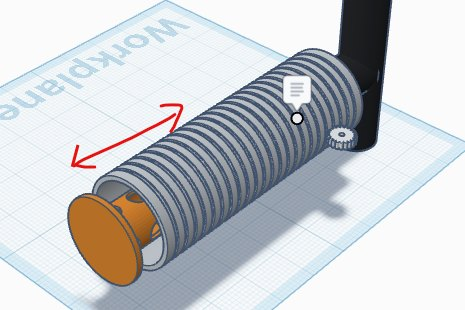
#> input picture assets/images/hardware/v1_cylinder_cad.jpg, 465 x 310 px, given in place of CamScanner 7-10-26 20.09_1.JPG, which was not available
$ python prepare_assets.py
#> lines starting #> are read from the running program, lines starting #| are printed output that depends on the picture
import os
import zipfile
from PIL import Image, ImageOps, ImageEnhance
import numpy as np

os.makedirs('assets/images/recovery', exist_ok=True)
os.makedirs('assets/images/hardware', exist_ok=True)
os.makedirs('assets/images/sem', exist_ok=True)
os.makedirs('assets/images/team', exist_ok=True)

def save_optimized_jpg(im, out_path, max_dim=1600, quality=85, contrast=1.06, sharpness=1.08, brightness=1.02):
    if im.mode in ('RGBA', 'P'):
        bg = Image.new('RGB', im.size, (10, 15, 28))
        if im.mode == 'P':
            im = im.convert('RGBA')
        bg.paste(im, mask=im.split()[3])
        im = bg
    elif im.mode != 'RGB':
        im = im.convert('RGB')
    im.thumbnail((max_dim, max_dim), Image.Resampling.LANCZOS)
    if brightness != 1.0:
        im = ImageEnhance.Brightness(im).enhance(brightness)
    if contrast != 1.0:
        im = ImageEnhance.Contrast(im).enhance(contrast)
    if sharpness != 1.0:
        im = ImageEnhance.Sharpness(im).enhance(sharpness)
    im.save(out_path, 'JPEG', quality=quality, optimize=True, progressive=True)
    print(f"Saved {out_path} ({im.size[0]}x{im.size[1]}, {os.path.getsize(out_path)//1024} KB)")

# 1. Process Recovery & Damaged Box Photos (Rotate, Crop, Enhance)
# 1a. NASA Letter (CamScanner)
letter = ImageOps.exif_transpose(Image.open('GeneralData/CamScanner 7-10-26 20.09_1.JPG'))
#> letter is the input picture: PIL image 465x310 RGB; mean R, G, B 199.6, 202.2, 205.5
w, h = letter.size
#> w = 465; h = 310
# Trim rough scanner edges slightly
letter_crop = letter.crop((int(w*0.03), int(h*0.02), int(w*0.96), int(h*0.95)))
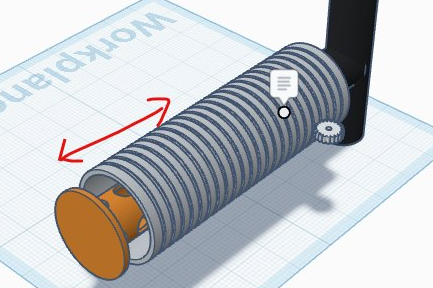
#> letter_crop: PIL image 433x288 RGB; mean R, G, B 194.3, 196.9, 200.2
save_optimized_jpg(letter_crop, 'assets/images/recovery/nasa_letter.jpg', max_dim=1500, quality=86, contrast=1.12, sharpness=1.15)
#> in save_optimized_jpg, `im = ImageEnhance.Contrast(im).enhance(contrast)`:
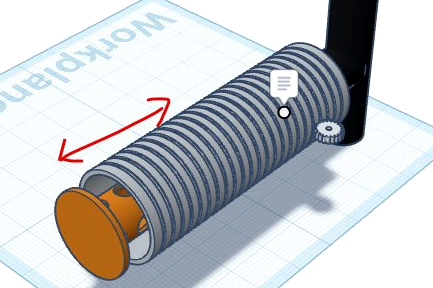
#> im: PIL image 433x288 RGB; mean R, G, B 195.4, 197.8, 200.7
#| Saved assets/images/recovery/nasa_letter.jpg (433x288, 29 KB)

# 1b. IMG_1814: Crushed Flight Box + NASA Letter side-by-side
im1814 = ImageOps.exif_transpose(Image.open('GeneralData/IMG_1814.jpeg'))
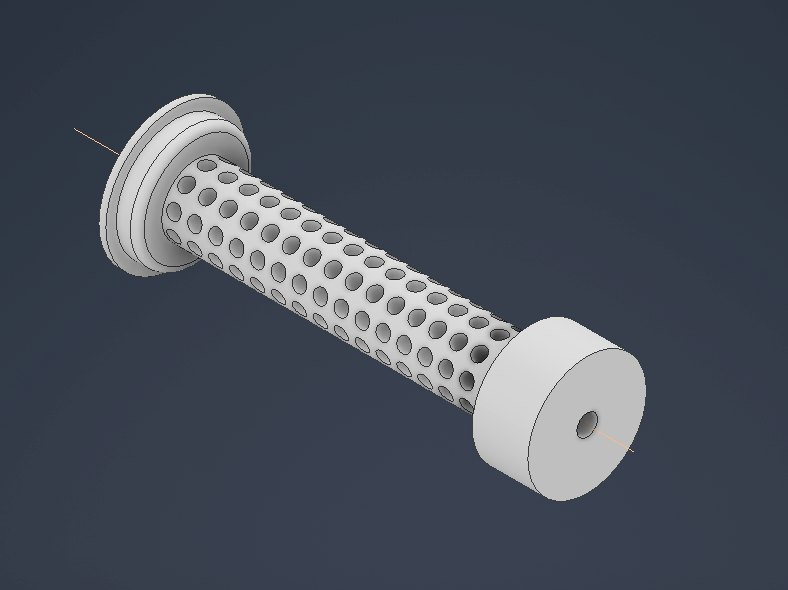
#> input picture assets/images/hardware/v1_perforated_tube_cad.jpg, 788 x 590 px, given in place of IMG_1814.jpeg, which was not available
#> im1814 is the input picture: PIL image 788x590 RGB; mean R, G, B 72.1, 78.9, 90.2
w, h = im1814.size
#> w = 788; h = 590
# Crop out top-left desk cable and frame tightly around letter + crushed payload
im1814_crop = im1814.crop((int(w*0.03), int(h*0.02), int(w*0.97), int(h*0.97)))
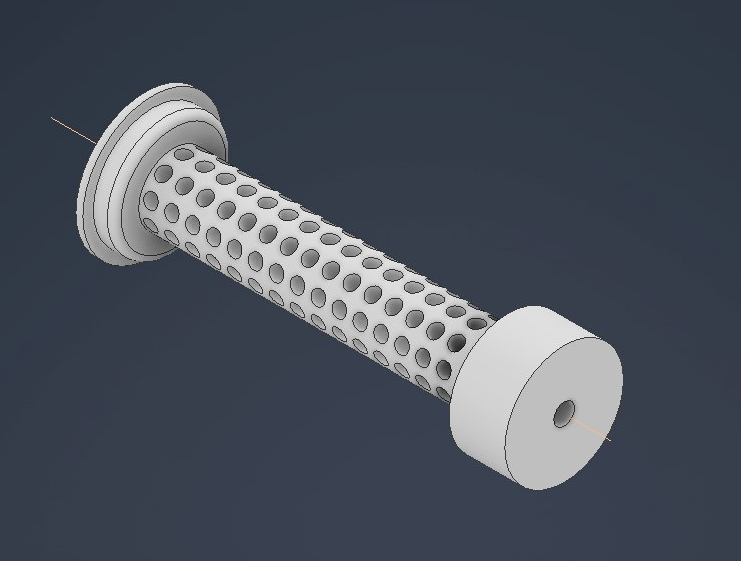
#> im1814_crop: PIL image 741x561 RGB; mean R, G, B 74.6, 81.2, 92.4
save_optimized_jpg(im1814_crop, 'assets/images/recovery/box_and_letter.jpg', max_dim=1600, quality=85, contrast=1.08, brightness=1.05)
#> call 2 of save_optimized_jpg, with max_dim = 1600, quality = 85, contrast = 1.08, sharpness = 1.08, brightness = 1.05
#> in save_optimized_jpg (call 2), `im = ImageEnhance.Contrast(im).enhance(contrast)`:
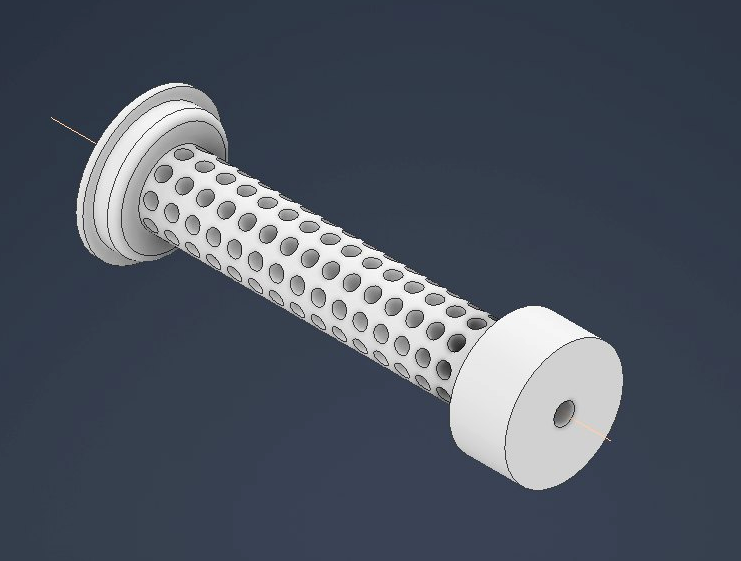
#> im: PIL image 741x561 RGB; mean R, G, B 76.8, 84.4, 97
#| Saved assets/images/recovery/box_and_letter.jpg (741x561, 35 KB)

# 1c. IMG_1822: Buckled & crumpled chassis close-up
im1822 = ImageOps.exif_transpose(Image.open('GeneralData/IMG_1822.jpeg'))
w, h = im1822.size
im1822_crop = im1822.crop((int(w*0.14), int(h*0.06), int(w*0.96), int(h*0.94)))
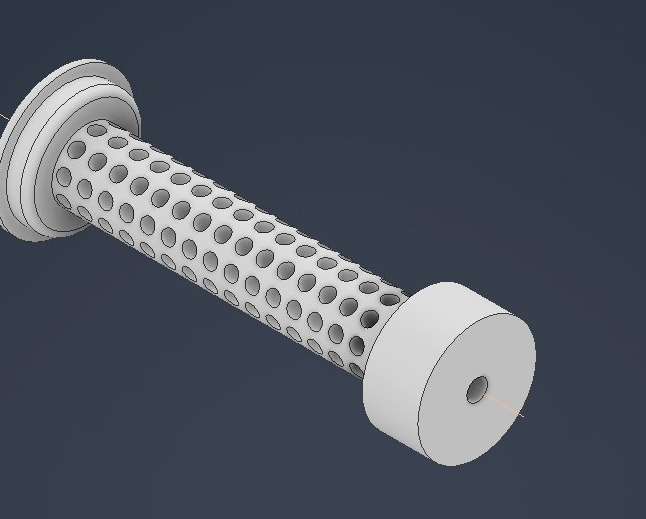
#> im1822_crop: PIL image 646x519 RGB; mean R, G, B 80.3, 86.5, 97.1
save_optimized_jpg(im1822_crop, 'assets/images/recovery/crushed_chassis_closeup.jpg', max_dim=1500, quality=85, contrast=1.08, brightness=1.03)
#| Saved assets/images/recovery/crushed_chassis_closeup.jpg (646x519, 32 KB)

# 1d. IMG_1826: Overhead Forensic Teardown Table (rotate 90 deg CCW so table & components sit horizontally!)
#> (the run stopped early here; a loop or call above may not have finished)
